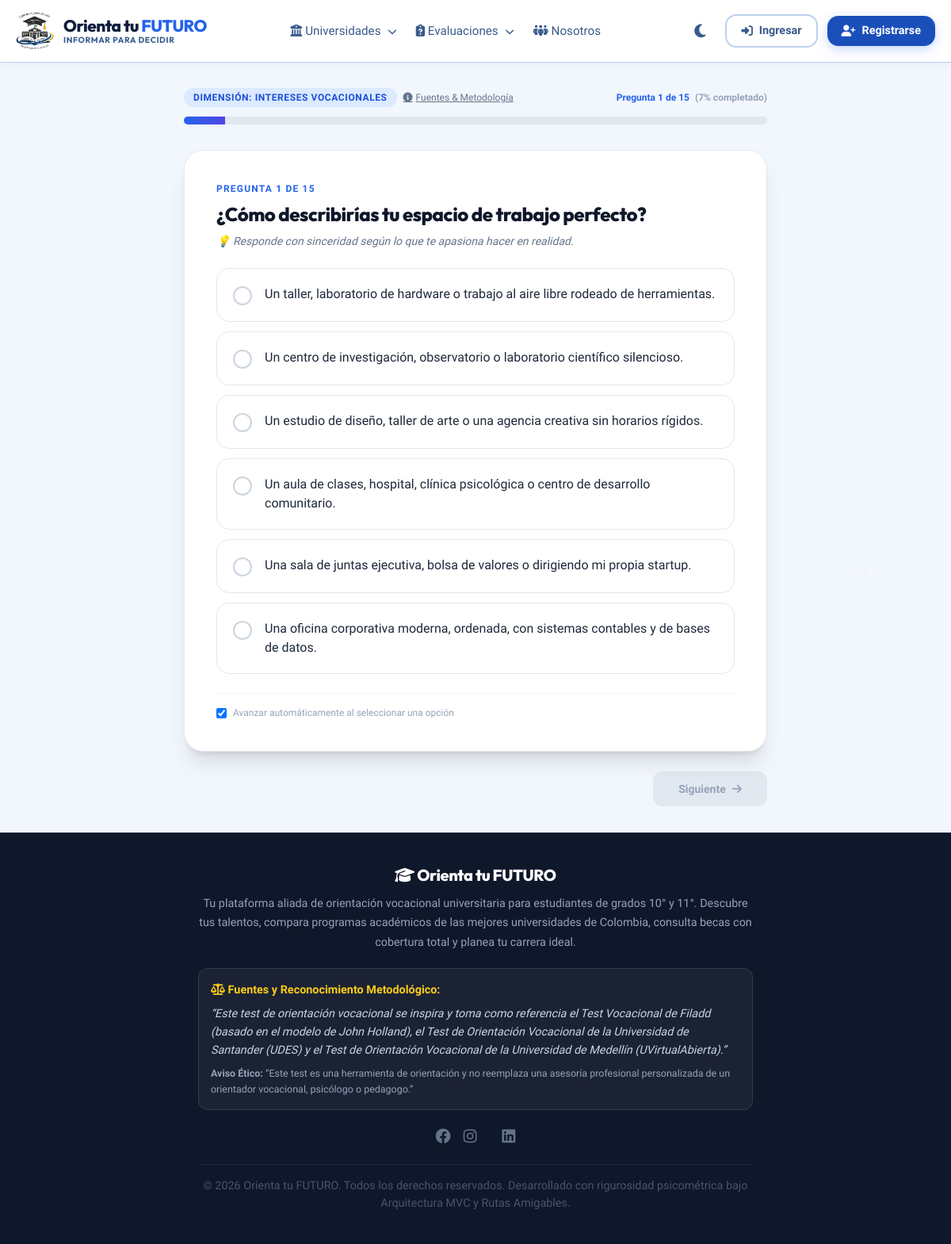
The page /cuestionarios/resolver?id=2 on the database its author committed.
### tables this page shows
CREATE TABLE `preguntas` (
  `id_pregunta` int(11) NOT NULL,
  `id_cuestionario` int(11) DEFAULT NULL,
  `pregunta` text NOT NULL,
  `a` varchar(100) DEFAULT NULL,
  `b` varchar(100) DEFAULT NULL,
  `c` varchar(100) DEFAULT NULL,
  `d` varchar(100) DEFAULT NULL,
  `correcta` int(11) DEFAULT NULL,
  `e` text DEFAULT NULL,
  `f` text DEFAULT NULL
);

### controladores/controlador_cuestionarios.php (called while the page is built, shortened)
<?php
include_once "modelos/cuestionario.php";
class ControladorCuestionarios {
    public function resolver() {
        $id_cuestionario = isset($_GET['id']) ? (int)$_GET['id'] : 2;
        $cuestionario = Cuestionario::obtenerPorId($id_cuestionario);
        $preguntas_db = Cuestionario::obtenerPreguntas($id_cuestionario);
        if ($preguntas_db && count($preguntas_db) >= 5) {
            $preguntas = [];
            foreach ($preguntas_db as $idx => $p) {
                $preguntas[] = [
                    'id_pregunta' => $p['id_pregunta'],
                    'dimension' => ($idx < 4) ? 'Intereses Vocacionales' : (($idx < 8) ? 'Habilidades y Aptitudes' : (($idx < 12) ? 'Hábitos de Estudio' : 'Estilo de Vida y Sueños')),
                    'pregunta' => $p['pregunta'],
                    'tip' => 'Responde con sinceridad según lo que te apasiona hacer en realidad.',
                    'a' => $p['a'],
                    'b' => $p['b'],
                    'c' => $p['c'],
                    'd' => $p['d'],
                    'e' => $p['e'] ?? '',
                    'f' => $p['f'] ?? ''
                ];
            }
        } else {
            $preguntas = self::obtenerPreguntasCalibradas();
        }
        include_once "vistas/cuestionarios/resolver.php";
    }
}
?>

### index.php (called while the page is built, shortened)
<?php
include_once("vistas/plantilla.php");
?>

### modelos/cuestionario.php (called while the page is built, shortened)
<?php
class Cuestionario {
    public static function obtenerPorId($id) {
        $db = baseDatos::crearInstancia();
        $sql = "SELECT c.*, a.nombre as area_nombre, a.descripcion as area_descripcion
                FROM cuestionario c
                LEFT JOIN areas a ON c.id_area = a.id_areas
                WHERE c.id_cuestionario = ?";
        $consulta = $db->prepare($sql);
        $consulta->execute([$id]);
        return $consulta->fetch();
    }
    public static function obtenerPreguntas($id_cuestionario) {
        $db = baseDatos::crearInstancia();
        $sql = "SELECT * FROM preguntas WHERE id_cuestionario = ? ORDER BY id_pregunta ASC";
        $consulta = $db->prepare($sql);
        $consulta->execute([$id_cuestionario]);
        return $consulta->fetchAll();
    }
}
?>

### vistas/cuestionarios/resolver.php (the view, shortened to what this page needs)
<?php
$url_base = defined('URL_BASE') ? constant('URL_BASE') : '';
?>
<div class="max-w-3xl mx-auto px-4 py-8">
    <div class="mb-8">
        <div class="flex flex-col sm:flex-row sm:items-center justify-between gap-2 mb-3">
            <div class="flex items-center gap-2">
                <span id="dimension-badge" class="px-3 py-1 rounded-full text-xs font-bold uppercase tracking-wider bg-blue-100 dark:bg-blue-950/80 text-blue-700 dark:text-blue-300">
                </span>
                <button type="button" onclick="abrirModalEtica()" class="text-xs text-slate-500 hover:text-blue-600 dark:hover:text-blue-400 underline font-medium flex items-center gap-1">
                    <i class="fa-solid fa-circle-info"></i> Fuentes &amp; Metodología
                </button>
            </div>
            <div class="text-right text-xs font-semibold text-slate-500 dark:text-slate-400">
                <span id="step-indicator" class="font-bold text-blue-600 dark:text-blue-400">Pregunta 1 de <?php echo count($preguntas); ?></span>
                <span id="step-percentage" class="ml-1 text-slate-400">(0% completado)</span>
            </div>
        </div>
        <div class="w-full h-2.5 bg-slate-200 dark:bg-slate-800 rounded-full overflow-hidden">
            <div id="progress-fill" class="h-full bg-gradient-to-r from-blue-600 to-indigo-600 transition-all duration-300 ease-out" style="width: 0%;"></div>
        </div>
    </div>
    <form id="vocationalForm" method="POST" action="<?php echo $url_base; ?>cuestionarios/resolver?id=<?php echo $cuestionario['id_cuestionario'] ?? 2; ?>">
        <?php foreach ($preguntas as $index => $preg): ?>
            <div class="question-step <?php echo $index === 0 ? 'active' : ''; ?>"
                 id="step_<?php echo $index; ?>"
                 data-dimension="<?php echo htmlspecialchars($preg['dimension'] ?? 'Intereses Vocacionales'); ?>"
                 style="<?php echo $index === 0 ? '' : 'display: none;'; ?>">
                <div class="bg-white dark:bg-slate-900 border border-slate-200 dark:border-slate-800 rounded-3xl p-6 sm:p-10 shadow-xl mb-6 relative">
                    <div class="mb-6">
                        <div class="text-xs font-extrabold text-blue-600 dark:text-blue-400 uppercase tracking-widest mb-2">
                            PREGUNTA <?php echo $index + 1; ?> DE <?php echo count($preguntas); ?>
                        </div>
                        <h2 class="text-xl sm:text-2xl font-heading font-extrabold text-slate-900 dark:text-white leading-snug">
                            <?php echo htmlspecialchars($preg['pregunta']); ?>
                        </h2>
                        <?php if (!empty($preg['tip'])): ?>
                            <p class="text-xs sm:text-sm text-slate-500 dark:text-slate-400 italic mt-2">
                                💡 <?php echo htmlspecialchars($preg['tip']); ?>
                            </p>
                        <?php endif; ?>
                    </div>
                    <div class="space-y-3">
                        <?php
                        $opciones = [
                            'a' => ['letra' => 'A', 'texto' => $preg['a'] ?? ''],
                            'b' => ['letra' => 'B', 'texto' => $preg['b'] ?? ''],
                            'c' => ['letra' => 'C', 'texto' => $preg['c'] ?? ''],
                            'd' => ['letra' => 'D', 'texto' => $preg['d'] ?? ''],
                            'e' => ['letra' => 'E', 'texto' => $preg['e'] ?? ''],
                            'f' => ['letra' => 'F', 'texto' => $preg['f'] ?? '']
                        ];
                        foreach ($opciones as $key => $opt):
                        ?>
                            <label class="option-card w-full text-left p-4 sm:p-5 rounded-2xl border border-slate-200 dark:border-slate-800 hover:border-slate-300 dark:hover:border-slate-700 bg-white dark:bg-slate-900/50 hover:bg-slate-50 dark:hover:bg-slate-800/30 transition-all duration-200 flex items-start gap-4 cursor-pointer select-none">
                                <div class="option-radio-dot w-6 h-6 rounded-full border-2 border-slate-300 dark:border-slate-700 flex items-center justify-center text-xs font-bold text-transparent shrink-0 mt-0.5 transition">
                                </div>
                                <div class="flex-1">
                                    <p class="text-sm sm:text-base font-medium text-slate-800 dark:text-slate-200 leading-relaxed">
                                        <?php echo htmlspecialchars($opt['texto']); ?>
                                    </p>
                                </div>
                            </label>
                        <?php endforeach; ?>
                    </div>
                    <div class="flex items-center justify-between mt-6 pt-4 border-t border-slate-100 dark:border-slate-800 text-xs text-slate-400">
                        <label class="inline-flex items-center gap-2 cursor-pointer select-none">
                            <input type="checkbox" id="autoAdvanceToggle" checked class="rounded border-slate-300 text-blue-600 focus:ring-blue-500">
                            <span>Avanzar automáticamente al seleccionar una opción</span>
                        </label>
                    </div>
                </div>
            </div>
        <?php endforeach; ?>
        <div class="flex items-center justify-between gap-4">
            <button type="button" id="btnNext" onclick="nextStep()" class="px-8 py-3 rounded-xl text-sm font-bold bg-slate-200 dark:bg-slate-800 text-slate-400 cursor-not-allowed transition flex items-center gap-2" disabled>
                <span>Siguiente</span>
                <i class="fa-solid fa-arrow-right"></i>
            </button>
        </div>
    </form>
</div>

### recursos/css/miestilo.css (style rules this page uses)
:root { --bg-main: #f2f6fd; --bg-card: #ffffff; --bg-navbar: rgba(255, 255, 255, 0.96); --bg-section: #e8f0fa; --text-primary: #0d1e3d; --text-secondary: #3a5a8c; --primary: #1a4fba; --primary-light: #ddeaff; --primary-hover: #0f3a9e; --accent: #eab308; --accent-light: #fef9c3; --success: #059669; --warning: #d97706; --danger: #dc2626; --border-color: #bdd0ee; --font-sans: 'Plus Jakarta Sans', -apple-system, sans-serif; --font-heading: 'Outfit', sans-serif; --shadow-sm: 0 1px 3px rgba(26, 79, 186, 0.08); --shadow-md: 0 4px 12px rgba(26, 79, 186, 0.10), 0 1px 4px rgba(0,0,0,0.04); --shadow-lg: 0 10px 30px rgba(26, 79, 186, 0.12), 0 4px 10px rgba(0,0,0,0.06); --shadow-premium: 0 20px 40px rgba(26, 79, 186, 0.14), 0 8px 16px rgba(0,0,0,0.05); --radius-sm: 8px; --radius-md: 14px; --radius-lg: 22px; --radius-full: 9999px; --transition: all 0.3s cubic-bezier(0.4, 0, 0.2, 1); }
* { margin: 0; padding: 0; box-sizing: border-box; }
body { background-color: var(--bg-main); color: var(--text-primary); font-family: var(--font-sans); line-height: 1.6; overflow-x: hidden; transition: background-color 0.4s ease, color 0.3s ease; }
h1, h2, h3, h4, h5, h6 { font-family: var(--font-heading); font-weight: 700; letter-spacing: -0.02em; line-height: 1.25; }
.layout-container { min-height: 100vh; display: flex; flex-direction: column; }
.bg-white { background: #ffffff; }
[data-theme="light"] body { background-color: #f2f6fd; }

### rows shown on the page
preguntas: count($preguntas) "15", pregunta "¿Cómo describirías tu espacio de trabajo perfecto?", tip "Responde con sinceridad según lo que te apasiona hacer en realidad.", texto "Un taller, laboratorio de hardware o trabajo al aire libre rodeado de herramientas.", texto "Un centro de investigación, observatorio o laboratorio científico silencioso.", texto "Un estudio de diseño, taller de arte o una agencia creativa sin horarios rígidos.", texto "Un aula de clases, hospital, clínica psicológica o centro de desarrollo comunitario.", texto "Una sala de juntas ejecutiva, bolsa de valores o dirigiendo mi propia startup.", texto "Una oficina corporativa moderna, ordenada, con sistemas contables y de bases de datos."
